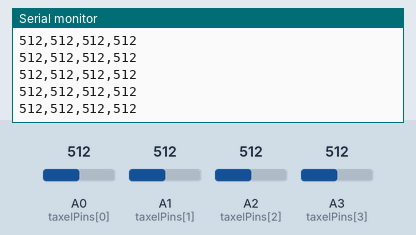
This sketch was run on a simulated Arduino Uno, built with avr-gcc and run on an emulated ATmega328P. On the bench: the last lines printed to the serial monitor. Inputs (shaded band) come from the test bench; at power-on: A0 (taxelPins[0]) = 512, A1 (taxelPins[1]) = 512, A2 (taxelPins[2]) = 512, A3 (taxelPins[3]) = 512.

Above: at 1.2 s.
1.3 s: A0 (taxelPins[0]) set to 716
At 1.34 s:
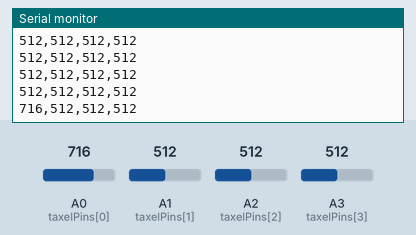
2.8 s: A1 (taxelPins[1]) set to 716
At 2.83 s:
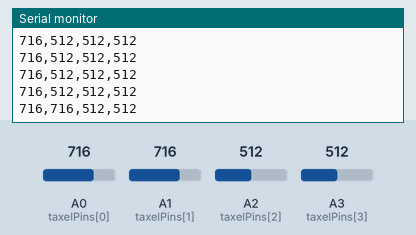
4.3 s: A2 (taxelPins[2]) set to 716
At 4.31 s:
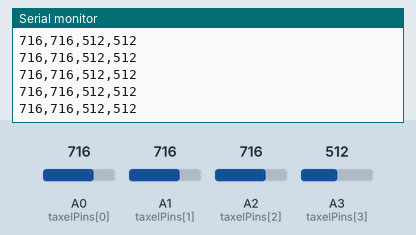
5.8 s: A3 (taxelPins[3]) set to 716
At 5.85 s:
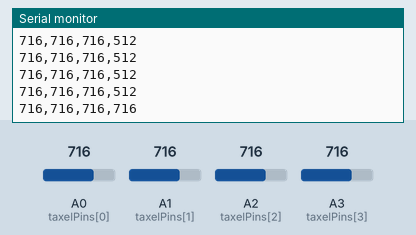
7.3 s: A0 (taxelPins[0]) set to 992
At 7.33 s:
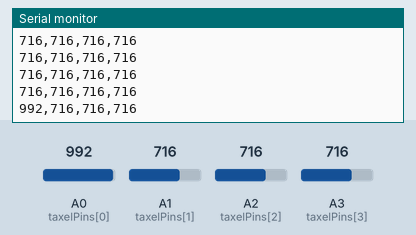
8.8 s: A1 (taxelPins[1]) set to 992
At 8.81 s:
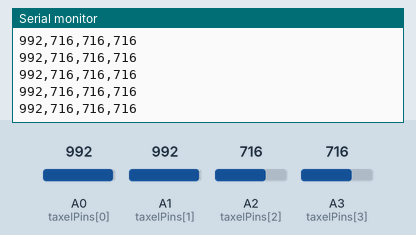
Timing chart, 0 to 11.3 s (numbered marks = the images above; inputs shaded):
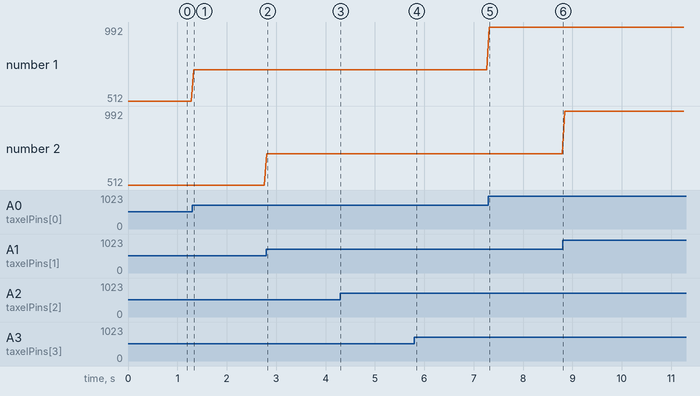

Measured:
- after the input at 1.3 s, the serial monitor: prints a new line at once (image 1)
- after the input at 2.8 s, the serial monitor: prints a new line at once (image 2)
- after the input at 5.8 s, the serial monitor: prints a new line at once (image 4)
- after the input at 7.3 s, the serial monitor: prints a new line at once (image 5)
- plotted number 1: 512 → 716 after the input at 1.3 s, 716 → 992 after the input at 7.3 s

The sketch:

tactile_sensor_array.ino
```cpp
/**
 * @file tactile_sensor_array.ino
 * @author Sudhaavan Kumaran
 * @brief Unified firmware for Velostat-based tactile sensors.
 * @details This single file supports both a 1x4 sensor array and a single sensor.
 *          Change the SENSOR_MODE definition below to switch between configurations.
 *
 * @instructions
 * 1. Set SENSOR_MODE to SENSOR_MODE_ARRAY for the 4-sensor setup.
 * 2. Set SENSOR_MODE to SENSOR_MODE_SINGLE for the single-sensor setup.
 */

// --- Configuration ---
// Define the operating modes
#define SENSOR_MODE_SINGLE 1
#define SENSOR_MODE_ARRAY  2

// *** SELECT YOUR MODE HERE ***
// Change this line to switch between the two sensor setups.
#define SENSOR_MODE SENSOR_MODE_ARRAY


// --- Hardware & Variable Definitions based on Mode ---
#if SENSOR_MODE == SENSOR_MODE_ARRAY
  // For the 1x4 Velostat Tactile Sensor Array
  const int taxelPins[4] = {A0, A1, A2, A3};
  int taxelValues[4];

#elif SENSOR_MODE == SENSOR_MODE_SINGLE
  // For the single Velostat Tactile Sensor
  const int taxelPin = A0;
  int taxelValue;

#endif


// --- Main Program ---
void setup() {
  // This runs once for both modes
  Serial.begin(115200);
}

void loop() {
  // The correct code block will be executed based on the selected mode
#if SENSOR_MODE == SENSOR_MODE_ARRAY
  // --- Array Mode Logic ---
  // Read the analog value from each taxel
  for (int i = 0; i < 4; i++) {
    taxelValues[i] = analogRead(taxelPins[i]);
  }

  // Print values in a fixed, comma-separated order
  Serial.print(taxelValues[0]); Serial.print(",");
  Serial.print(taxelValues[1]); Serial.print(",");
  Serial.print(taxelValues[2]); Serial.print(",");
  Serial.print(taxelValues[3]); Serial.println();

#elif SENSOR_MODE == SENSOR_MODE_SINGLE
  // --- Single Sensor Mode Logic ---
  // Read the analog value from the connected pin
  taxelValue = analogRead(taxelPin);

  // Print the raw sensor value
  Serial.println(taxelValue);

#endif

  // Common delay for both modes to control the sampling rate
  delay(50); // Adjust as needed
}
```
